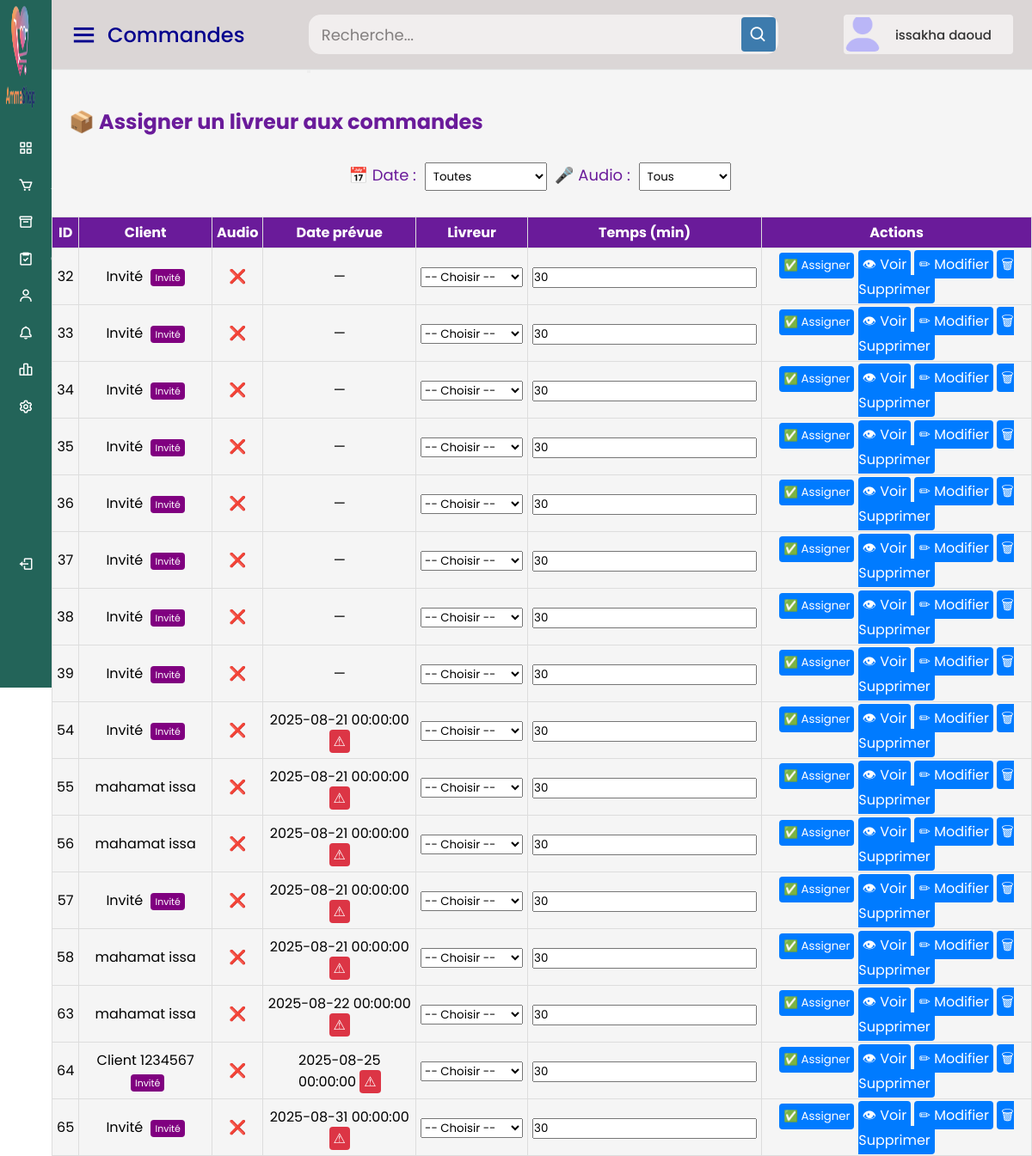
The page /tchadshop/assigner_livreur.php (signed in) on the database its author committed.
### tables this page shows
CREATE TABLE IF NOT EXISTS `commandes` (
  `id` int NOT NULL AUTO_INCREMENT,
  `client_id` int DEFAULT NULL,
  `livreur_id` int DEFAULT NULL,
  `statut` enum('en attente','en cours','livré','échec') DEFAULT 'en attente',
  `total` decimal(10,2) NOT NULL,
  `date_commande` datetime DEFAULT CURRENT_TIMESTAMP,
  `latitude` decimal(10,8) DEFAULT NULL,
  `longitude` decimal(11,8) DEFAULT NULL,
  `adresse` varchar(255) DEFAULT NULL,
  `date_livraison` datetime DEFAULT NULL,
  `temps_livraison` varchar(50) DEFAULT NULL,
  `date_livraison_prevue` datetime DEFAULT NULL,
  `audio_path` varchar(255) DEFAULT NULL,
  `vu` tinyint(1) NOT NULL DEFAULT '0',
  PRIMARY KEY (`id`),
  KEY `commandes_ibfk_1` (`client_id`),
  KEY `commandes_ibfk_2` (`livreur_id`)
);

CREATE TABLE IF NOT EXISTS `clients` (
  `id` int NOT NULL AUTO_INCREMENT,
  `nom` varchar(100) NOT NULL,
  `email` varchar(100) DEFAULT NULL,
  `telephone` varchar(20) NOT NULL,
  `adresse` text,
  `password` varchar(255) DEFAULT NULL,
  `created_at` timestamp NULL DEFAULT CURRENT_TIMESTAMP,
  `invite` tinyint(1) DEFAULT '1',
  `vu` tinyint(1) DEFAULT '0',
  `reset_token` varchar(255) DEFAULT NULL,
  `reset_token_expire` int DEFAULT NULL,
  `langue` varchar(5) DEFAULT 'fr',
  PRIMARY KEY (`id`),
  UNIQUE KEY `email` (`email`)
);

### tchadshop/assigner_livreur.php (the view, shortened to what this page needs)
<?php
$conn = new mysqli("localhost", "root", "", "tchadshop_db");
function safe($val) {
    return htmlspecialchars($val ?? '');
}
$filtre_date = $_GET['filtre_date'] ?? 'toutes';
$where_date = "";
$filtre_audio = $_GET['filtre_audio'] ?? 'tous';
$where_audio = "";
$sql_attente = "SELECT c.id, c.date_commande, c.date_livraison_prevue, c.audio_path, cl.nom AS client_nom, cl.invite AS client_invite
                FROM commandes c
                LEFT JOIN clients cl ON c.client_id = cl.id
                WHERE c.statut = 'en attente' $where_date $where_audio
                ORDER BY c.date_commande ASC";
$res_attente = $conn->query($sql_attente);
?>
<!DOCTYPE html>
<html lang="fr">
<head>
</head>
<body>
<?php include("header.php"); ?>
<div class="home-content">
    <h2>📦 Assigner un livreur aux commandes</h2>
    <form method="get" action="assigner_livreur.php" class="form">
        <label>📅 Date : </label>
        <select name="filtre_date" onchange="this.form.submit()" class="select">
            <option value="toutes" <?= $filtre_date == 'toutes' ? 'selected' : '' ?>>Toutes</option>
        </select>
        <label>🎤 Audio : </label>
        <select name="filtre_audio" onchange="this.form.submit()" class="select">
            <option value="tous" <?= $filtre_audio == 'tous' ? 'selected' : '' ?>>Tous</option>
        </select>
    </form>
    <?php if ($res_attente->num_rows === 0): ?>
        <p>Aucune commande trouvée pour ce filtre.</p>
    <?php else: ?>
        <table>
            <thead>
                <tr>
                    <th>ID</th>
                    <th>Client</th>
                    <th>Audio</th>
                    <th>Date prévue</th>
                    <th>Livreur</th>
                    <th>Temps (min)</th>
                    <th>Actions</th>
                </tr>
            </thead>
            <tbody>
                <?php while ($cmd = $res_attente->fetch_assoc()):
                    $date_prevue = safe($cmd['date_livraison_prevue'] ?: '—');
                    $badge = '';
                    if (!empty($cmd['date_livraison_prevue']) && strtotime($cmd['date_livraison_prevue']) <= strtotime(date('Y-m-d'))) {
                        $badge = " <span class='badge-red'>⚠</span>";
                    }
                ?>
                <tr>
                    <td><?= $cmd['id'] ?></td>
                    <td>
                        <?= safe($cmd['client_nom'] ?? 'Anonyme') ?>
                        <?php if (!empty($cmd['client_invite'])): ?>
                            <span class="badge-invite">Invité</span>
                        <?php endif; ?>
                    </td>
                    <td>
                        <?php if (!empty($cmd['audio_path'])): ?>
                            <audio controls>
                                <source src="<?= safe($cmd['audio_path']) ?>" type="audio/mpeg">
                            </audio>
                        <?php else: ?>
                            ❌
                        <?php endif; ?>
                    </td>
                    <td><?= $date_prevue . $badge ?></td>
                    <td>
                        <form method="post" action="assigner_livreur.php">
                            <select name="livreur_id" required>
                                <option value="">-- Choisir --</option>
                            </select>
                    </td>
                    <td><input type="number" name="temps_livraison" value="30" min="5" required></td>
                    <td>
                            <button type="submit" class="btn1">✅ Assigner</button>
                            <a href="details_commande.php?id=<?= $cmd['id'] ?>" class="btn1 view-btn">👁 Voir</a>
                            <a href="modifier_commande.php?id=<?= $cmd['id'] ?>" class="btn1 edit-btn">✏ Modifier</a>
                            <a href="supprimer_commande.php?id=<?= $cmd['id'] ?>" class="btn1 delete-btn" onclick="return confirm('⚠ Supprimer cette commande ?');">🗑 Supprimer</a>
                    </td>
                </tr>
                <?php endwhile; ?>
            </tbody>
        </table>
    <?php endif; ?>
</div>
</body>
</html>

### tchadshop/style4.css (style rules this page uses)
* { margin: 0; padding: 0; box-sizing: border-box; font-family: "Poppins", sans-serif; }
.home-section .home-content { position: relative; padding-top: 104px; }

### tchadshop/assigner_livreur.php (style rules this page uses)
body { font-family: Arial, sans-serif; }
table { width: 100%; border-collapse: collapse; margin-top: 20px; }
th, td { border: 1px solid #ddd; padding: 5px; text-align: center; }
th { background: #6a1b9a; color: #fff; }
.btn1 { background: #007bff; color: white; padding: 5px 5px; border: none; border-radius: 4px; cursor: pointer; text-decoration: none; }
.badge-invite { background: purple; color: white; font-size: 11px; padding: 2px 5px; border-radius: 4px; margin-left: 5px; }
.badge-red { background: #dc3545; color: #fff; padding: 2px 5px; border-radius: 4px; }
h2 { color: #6a1b9a; margin: 20px; }
.form { text-align: center; margin: 30px; }
.form label { color: #6a1b9a; font-size: 18px; }
.form .select, .form input { padding: 5px; margin: 0 5px; }

### rows shown on the page
commandes: id "32", client.nom "Invité", date_livraison_prevue "—"
commandes: id "33", client.nom "Invité", date_livraison_prevue "—"
commandes: id "34", client.nom "Invité", date_livraison_prevue "—"
commandes: id "35", client.nom "Invité", date_livraison_prevue "—"
commandes: id "36", client.nom "Invité", date_livraison_prevue "—"
commandes: id "37", client.nom "Invité", date_livraison_prevue "—"
commandes: id "38", client.nom "Invité", date_livraison_prevue "—"
commandes: id "39", client.nom "Invité", date_livraison_prevue "—"
commandes: id "54", client.nom "Invité", date_livraison_prevue "2025-08-21 00:00:00"
commandes: id "55", client.nom "mahamat issa", date_livraison_prevue "2025-08-21 00:00:00"
commandes: id "56", client.nom "mahamat issa", date_livraison_prevue "2025-08-21 00:00:00"
commandes: id "57", client.nom "Invité", date_livraison_prevue "2025-08-21 00:00:00"
commandes: id "58", client.nom "mahamat issa", date_livraison_prevue "2025-08-21 00:00:00"
commandes: id "63", client.nom "mahamat issa", date_livraison_prevue "2025-08-22 00:00:00"
commandes: id "64", client.nom "Client 1234567", shows "Invité", date_livraison_prevue "2025-08-25 00:00:00"
commandes: id "65", client.nom "Invité", date_livraison_prevue "2025-08-31 00:00:00"

### other values the page prints
$page_title "Commandes"
$adminName "issakha daoud"
